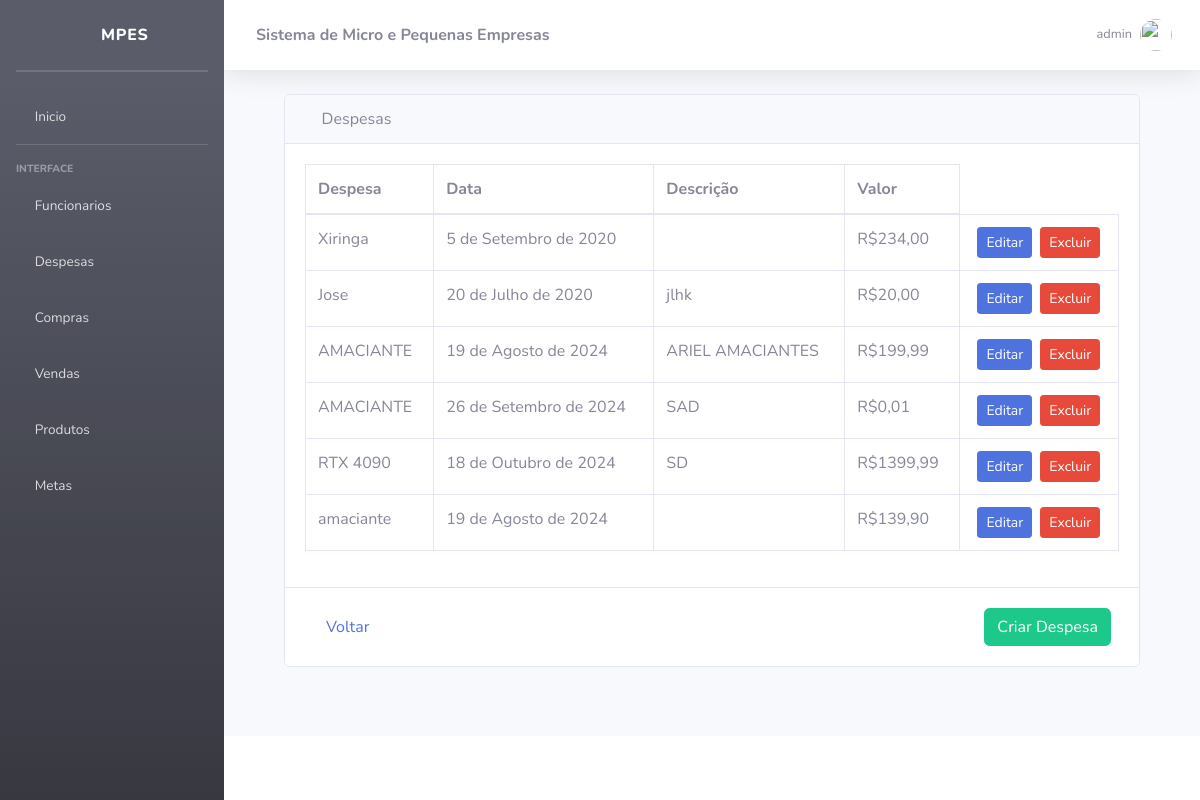
The page /despesas/ (signed in) on the database its author committed.
### despesas/models.py (models this page shows, shortened)
class Despesa(models.Model):
    ESCOLHAS_NATUREZA = [
        ('imposto', 'imposto'),
        ('produto', 'produto'),
        ('funcionario','funcionario')
    ]
    nome = models.CharField(max_length=255)  # Especificando o tipo de campo e tamanho máximo
    descricao = models.TextField()  # Usando TextField para descrições mais longas
    data = models.DateField()
    natureza = models.CharField(max_length=20, choices=ESCOLHAS_NATUREZA, blank=True, null=True)
    valor = models.DecimalField(max_digits=10, decimal_places=2)

### despesas/views.py (the view)
# urls.py: path("", views.listartudo, name="listarCompra"),
@group_required('caixa, vendedor')
@login_required
def listartudo(request):
    create_groups()
    user = request.user.username
    despesa = Despesa.objects.all()
    return render(request, "despesas/listartudo.html", {'despesa': despesa, 'user':user })

### MPEs/utils.py (called while the page is built, shortened)
def group_required(groups, login_url=None, raise_exception=False):
    user = Usuario
    def check_perms(user):
        if user.is_superuser:
            return True
    return user_passes_test(check_perms, login_url=login_url)

def create_groups():
    if not Group.objects.exists():
        groupAdmin = Group(name='vendedor')
        groupAdmin.save()
        groupAdmin = Group(name='caixa')
        groupAdmin.save()
        groupAdmin = Group(name='administrador')
        groupAdmin.save()

### templates/despesas/listartudo.html
{% extends 'base.html' %}
{% block content %}
  <div class="container">
    <div class="row m-0">
      <div class="col-12">
        <div class="card">
          <div class="card-header ml-0">
            <i class="fas fa-wallet"></i>
            Despesas
          </div>
          <div class="card-body">
            <div class="table-responsive">
              <table class="table table-bordered" id="dataTable" width="100%" cellspacing="0">
                <thead>
                  <tr class="font-weight-bold">
                    <th>Despesa</th>
                    <th>Data</th>
                    <th>Descrição</th>
                    <th>Valor</th>
                  </tr>
                </thead>
                <tbody>
                  {% if despesa %}
                    {% for despesas in despesa %}
                      <tr>
                        <td>{{ despesas.nome }}</td>
                        <td>{{ despesas.data }}</td>
                        <td>{{ despesas.descricao }}</td>
                        <td>R${{ despesas.valor }}</td>
                        <td class="text-center">
                          <div class="d-flex justify-content-center">
                            <a href="{% url 'atualizar' despesas.id %}" class="btn btn-primary btn-sm mr-1">Editar</a>
                            <a href="{% url 'confirmar' despesas.id %}" class="btn btn-danger btn-sm ml-1">Excluir</a>
                          </div>
                        </td>
                      </tr>
                    {% endfor %}
                  {% endif %}
                </tbody>
              </table>
            </div>
          </div>
          <div class="card-footer bg-white">
            <div class="d-flex justify-content-between align-items-center p-2">
              <a href="{% url 'home' %}" class="btn btn-link btn-custom-size">Voltar</a>
              <a href="{% url 'criar' %}" class="btn btn-success btn-custom-size">Criar Despesa</a>
            </div>
          </div>
        </div>
      </div>
    </div>
  </div>
{% endblock %}

### templates/topbar.html (shortened to what this page needs)
{% load static %}
<nav class="navbar navbar-expand navbar-light bg-white topbar mb-4 static-top shadow">
    <div class="sidebar-brand-text mx-3"><strong>Sistema de Micro e Pequenas Empresas</strong></div>
    <ul class="navbar-nav ml-auto">
        <li class="nav-item dropdown no-arrow d-sm-none">
        <li class="nav-item dropdown no-arrow">
            <a class="nav-link dropdown-toggle" href="#" id="userDropdown" role="button"
                data-toggle="dropdown" aria-haspopup="true" aria-expanded="false">
                <span class="mr-2 d-none d-lg-inline text-gray-600 small">{{ user }}</span>
                <img class="img-profile rounded-circle"
                src="{% static 'img/undraw_profile.svg' %}">
        </a>
        </li>
    </ul>
</nav>

### rows shown on the page
Despesa: nome "Xiringa", data "5 de Setembro de 2020", valor "234,00"
Despesa: nome "Jose", data "20 de Julho de 2020", descricao "jlhk", valor "20,00"
Despesa: nome "AMACIANTE", data "19 de Agosto de 2024", descricao "ARIEL AMACIANTES", valor "199,99"
Despesa: nome "AMACIANTE", data "26 de Setembro de 2024", descricao "SAD", valor "0,01"
Despesa: nome "RTX 4090", data "18 de Outubro de 2024", descricao "SD", valor "1399,99"
Despesa: nome "amaciante", data "19 de Agosto de 2024", valor "139,90"

### other values the page prints
{{ user }} "admin"
